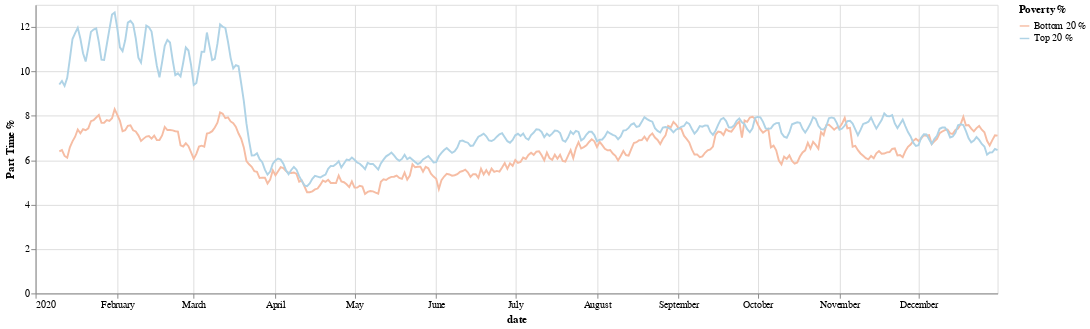

Source (notebook cell):
### Code cell
# analysis for the entire year on monthly basis
df_str = df.copy(deep=True) #make a deep copy

df_str['date'] = pd.to_datetime(df_str['date'],utc= True) # extract the months

df_str = df_str.groupby([df_str['date']]).mean().rolling(10).mean()[0:] #find the mean for the days and roll up for every 10 days

chart = alt.Chart(df_str.reset_index()).transform_fold(
    fold=['Bottom 20 %', 'Top 20 %'],
    as_ = ['Poverty %','part_time_value']
    
    ).mark_line().encode(
      x='date:T',
      y= alt.Y('part_time_value:Q', title = 'Part Time %'), color='Poverty %:N'
    ).properties(width = 1000)
chart

### Figure 1 — Vega-Lite specification as saved in the notebook (floating-point values rounded to 4 significant figures; data arrays with more than 128 entries replaced by an {"elided": "..."} marker saying what was removed)
{"config": {"view": {"continuousHeight": 300, "continuousWidth": 400}, "range": {"category": {"scheme": "redblue"}}}, "data": {"name": "data-aaaf5c0e1b0aa221ed4a2b162ab3bd40"}, "mark": "line", "encoding": {"color": {"type": "nominal", "field": "Poverty %"}, "x": {"type": "temporal", "field": "date"}, "y": {"type": "quantitative", "field": "part_time_value", "title": "Part Time %"}}, "transform": [{"fold": ["Bottom 20 %", "Top 20 %"], "as": ["Poverty %", "part_time_value"]}], "width": 1000, "$schema": "https://vega.github.io/schema/vega-lite/v4.8.1.json", "datasets": {"data-aaaf5c0e1b0aa221ed4a2b162ab3bd40": {"elided": "366 records"}}}
